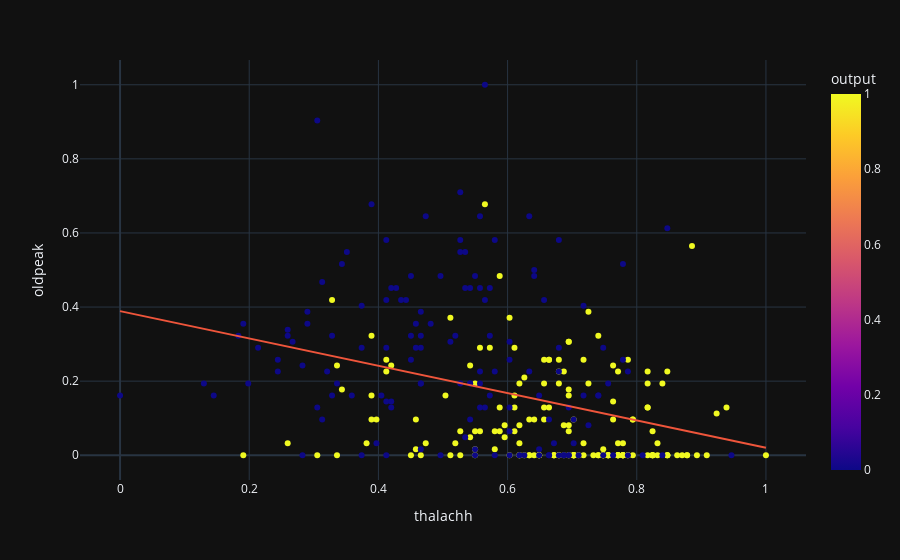

The notebook cell saved with this chart:
### Code cell
fig = px.scatter (df, x = "thalachh", y = "oldpeak", color = "output", template = "plotly_dark",  trendline="ols")
fig.show ()

### Figure 1 — Plotly figure (JSON) as saved in the notebook; plotly's stock layout.template omitted (floating-point values rounded to 4 significant figures; data arrays with more than 128 entries replaced by an {"elided": "..."} marker saying what was removed)
{"data": [{"hovertemplate": "thalachh=%{x}<br>oldpeak=%{y}<br>output=%{marker.color}<extra></extra>", "legendgroup": "", "marker": {"color": {"elided": "303 int values"}, "coloraxis": "coloraxis", "symbol": "circle"}, "mode": "markers", "name": "", "orientation": "v", "showlegend": false, "type": "scatter", "x": {"elided": "303 float values"}, "xaxis": "x", "y": {"elided": "303 float values"}, "yaxis": "y"}, {"hovertemplate": "<b>OLS trendline</b><br>oldpeak = -0.368639 * thalachh + 0.388993<br>R<sup>2</sup>=0.118465<br><br>thalachh=%{x}<br>oldpeak=%{y} <b>(trend)</b><extra></extra>", "legendgroup": "", "marker": {"symbol": "circle"}, "mode": "lines", "name": "", "showlegend": false, "type": "scatter", "x": {"elided": "303 float values"}, "xaxis": "x", "y": {"elided": "303 float values"}, "yaxis": "y"}], "layout": {"coloraxis": {"colorbar": {"title": {"text": "output"}}, "colorscale": [[0, "#0d0887"], [0.1111, "#46039f"], [0.2222, "#7201a8"], [0.3333, "#9c179e"], [0.4444, "#bd3786"], [0.5556, "#d8576b"], [0.6667, "#ed7953"], [0.7778, "#fb9f3a"], [0.8889, "#fdca26"], [1, "#f0f921"]]}, "legend": {"tracegroupgap": 0}, "margin": {"t": 60}, "xaxis": {"anchor": "y", "domain": [0, 1], "title": {"text": "thalachh"}}, "yaxis": {"anchor": "x", "domain": [0, 1], "title": {"text": "oldpeak"}}}}
